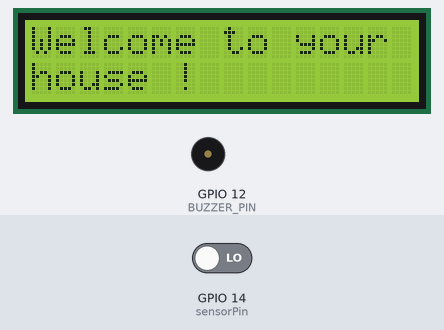
The program below on a simulated ESP32. On the bench: 16×2 character LCD, buzzer (waves = sounding). The inputs (shaded band) are chosen by the test bench; at power-on: GPIO 14 (sensorPin) LOW. WiFi joins after 1.5 s; servers stay silent unless stated; random numbers use the default seed unless the program sets one; no MQTT or app messages arrive unless stated; what the program prints to the serial monitor is not drawn.

Above: at 5.6 s.
5.7 s: GPIO 14 (sensorPin) driven HIGH
At 13.8 s:
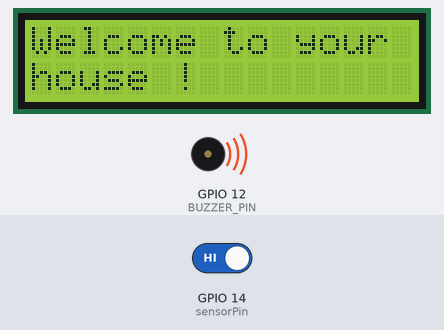
Timing chart, 0 to 19.3 s (numbered marks = the images above; inputs shaded):
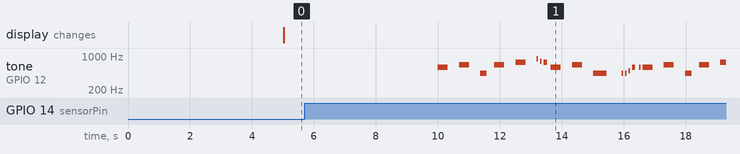

The program:

main.cpp
```cpp
#include <Arduino.h>

// LCD
#include <LiquidCrystal_PCF8574.h>
#include <Wire.h>

// DHT11
#include <Adafruit_Sensor.h>
#include <DHT.h>
#include <DHT_U.h>

// Wifi / MQTT
#include <WiFi.h>
#include <PubSubClient.h>

// Tone
#include <Tone32.h>

// DHT 11 PIN
#define DHTPIN 13 // Digital pin connected to the DHT sensor

// Define DHT Type
#define DHTTYPE DHT11 // DHT 11

// Define Tone PIN
#define BUZZER_PIN 12
#define BUZZER_CHANNEL 0
// Motion Sensor PIN
int sensorPin = 14;

//LCD
const int PIN_SCL = 32;
const int PIN_SDA = 33;
LiquidCrystal_PCF8574 lcd(0x27); // set the LCD address to 0x27 for a 16 chars and 2 line display
int show = -1;
bool home = true;

DHT_Unified dht(DHTPIN, DHTTYPE);
uint32_t delayMS;
float temp = 0;
float hum = 0;

// MQTT
const char *mqtt_server = "test.mosquitto.org";
const char *topicSensorDht11Temp = "YNOV/BDX/DHT11/24:62:AB:FD:C8:18/TEMP";
const char *topicSensorDht11Hum = "YNOV/BDX/DHT11/24:62:AB:FD:C8:18/HUM";
const char *topicMovementDectector = "YNOV/BDX/DHT11/24:62:AB:FD:C8:18/DETECTOR";

// Wifi
const char *ssid = "Non Mais Oh ca va pas ";
const char *password = "*************";
WiFiClient espClient;
PubSubClient client(espClient);

// Timer
unsigned long previousMillisEcran = 0;
unsigned long previousMillisMqtt = 0;
unsigned long previousMillisPing = 0;
unsigned long previousMillisSensor = 0;
int cpt = 0;

bool played = false;

int tempo = 250;

int melody[] = {
    NOTE_D5, -4, NOTE_E5, -4, NOTE_A4, 4, //1
    NOTE_E5, -4, NOTE_FS5, -4, NOTE_A5, 16, NOTE_G5, 16, NOTE_FS5, 8,
    NOTE_D5, -4, NOTE_E5, -4, NOTE_A4, 2,
    NOTE_A4, 16, NOTE_A4, 16, NOTE_B4, 16, NOTE_D5, 8, NOTE_D5, 16,
    NOTE_D5, -4, NOTE_E5, -4, NOTE_A4, 4, //repeat from 1
    NOTE_E5, -4, NOTE_FS5, -4, NOTE_A5, 16, NOTE_G5, 16, NOTE_FS5, 8,
    NOTE_D5, -4, NOTE_E5, -4, NOTE_A4, 2,
    NOTE_A4, 16, NOTE_A4, 16, NOTE_B4, 16, NOTE_D5, 8, NOTE_D5, 16,
    REST, 4, NOTE_B4, 8, NOTE_CS5, 8, NOTE_D5, 8, NOTE_D5, 8, NOTE_E5, 8, NOTE_CS5, -8,
    NOTE_B4, 16, NOTE_A4, 2, REST, 4,

    REST, 8, NOTE_B4, 8, NOTE_B4, 8, NOTE_CS5, 8, NOTE_D5, 8, NOTE_B4, 4, NOTE_A4, 8, //7
    NOTE_A5, 8, REST, 8, NOTE_A5, 8, NOTE_E5, -4, REST, 4,
    NOTE_B4, 8, NOTE_B4, 8, NOTE_CS5, 8, NOTE_D5, 8, NOTE_B4, 8, NOTE_D5, 8, NOTE_E5, 8, REST, 8,
    REST, 8, NOTE_CS5, 8, NOTE_B4, 8, NOTE_A4, -4, REST, 4,
    REST, 8, NOTE_B4, 8, NOTE_B4, 8, NOTE_CS5, 8, NOTE_D5, 8, NOTE_B4, 8, NOTE_A4, 4,
    NOTE_E5, 8, NOTE_E5, 8, NOTE_E5, 8, NOTE_FS5, 8, NOTE_E5, 4, REST, 4,

    NOTE_D5, 2, NOTE_E5, 8, NOTE_FS5, 8, NOTE_D5, 8, //13
    NOTE_E5, 8, NOTE_E5, 8, NOTE_E5, 8, NOTE_FS5, 8, NOTE_E5, 4, NOTE_A4, 4,
    REST, 2, NOTE_B4, 8, NOTE_CS5, 8, NOTE_D5, 8, NOTE_B4, 8,
    REST, 8, NOTE_E5, 8, NOTE_FS5, 8, NOTE_E5, -4, NOTE_A4, 16, NOTE_B4, 16, NOTE_D5, 16, NOTE_B4, 16,
    NOTE_FS5, -8, NOTE_FS5, -8, NOTE_E5, -4, NOTE_A4, 16, NOTE_B4, 16, NOTE_D5, 16, NOTE_B4, 16,

    NOTE_E5, -8, NOTE_E5, -8, NOTE_D5, -8, NOTE_CS5, 16, NOTE_B4, -8, NOTE_A4, 16, NOTE_B4, 16, NOTE_D5, 16, NOTE_B4, 16, //18
    NOTE_D5, 4, NOTE_E5, 8, NOTE_CS5, -8, NOTE_B4, 16, NOTE_A4, 8, NOTE_A4, 8, NOTE_A4, 8,
    NOTE_E5, 4, NOTE_D5, 2, NOTE_A4, 16, NOTE_B4, 16, NOTE_D5, 16, NOTE_B4, 16,
    NOTE_FS5, -8, NOTE_FS5, -8, NOTE_E5, -4, NOTE_A4, 16, NOTE_B4, 16, NOTE_D5, 16, NOTE_B4, 16,
    NOTE_A5, 4, NOTE_CS5, 8, NOTE_D5, -8, NOTE_CS5, 16, NOTE_B4, 8, NOTE_A4, 16, NOTE_B4, 16, NOTE_D5, 16, NOTE_B4, 16,

    NOTE_D5, 4, NOTE_E5, 8, NOTE_CS5, -8, NOTE_B4, 16, NOTE_A4, 4, NOTE_A4, 8, //23
    NOTE_E5, 4, NOTE_D5, 2, REST, 4,
    REST, 8, NOTE_B4, 8, NOTE_D5, 8, NOTE_B4, 8, NOTE_D5, 8, NOTE_E5, 4, REST, 8,
    REST, 8, NOTE_CS5, 8, NOTE_B4, 8, NOTE_A4, -4, REST, 4,
    REST, 8, NOTE_B4, 8, NOTE_B4, 8, NOTE_CS5, 8, NOTE_D5, 8, NOTE_B4, 8, NOTE_A4, 4,
    REST, 8, NOTE_A5, 8, NOTE_A5, 8, NOTE_E5, 8, NOTE_FS5, 8, NOTE_E5, 8, NOTE_D5, 8,

    REST, 8, NOTE_A4, 8, NOTE_B4, 8, NOTE_CS5, 8, NOTE_D5, 8, NOTE_B4, 8, //29
    REST, 8, NOTE_CS5, 8, NOTE_B4, 8, NOTE_A4, -4, REST, 4,
    NOTE_B4, 8, NOTE_B4, 8, NOTE_CS5, 8, NOTE_D5, 8, NOTE_B4, 8, NOTE_A4, 4, REST, 8,
    REST, 8, NOTE_E5, 8, NOTE_E5, 8, NOTE_FS5, 4, NOTE_E5, -4,
    NOTE_D5, 2, NOTE_D5, 8, NOTE_E5, 8, NOTE_FS5, 8, NOTE_E5, 4,
    NOTE_E5, 8, NOTE_E5, 8, NOTE_FS5, 8, NOTE_E5, 8, NOTE_A4, 8, NOTE_A4, 4,

    REST, -4, NOTE_A4, 8, NOTE_B4, 8, NOTE_CS5, 8, NOTE_D5, 8, NOTE_B4, 8, //35
    REST, 8, NOTE_E5, 8, NOTE_FS5, 8, NOTE_E5, -4, NOTE_A4, 16, NOTE_B4, 16, NOTE_D5, 16, NOTE_B4, 16,
    NOTE_FS5, -8, NOTE_FS5, -8, NOTE_E5, -4, NOTE_A4, 16, NOTE_B4, 16, NOTE_D5, 16, NOTE_B4, 16,
    NOTE_E5, -8, NOTE_E5, -8, NOTE_D5, -8, NOTE_CS5, 16, NOTE_B4, 8, NOTE_A4, 16, NOTE_B4, 16, NOTE_D5, 16, NOTE_B4, 16,
    NOTE_D5, 4, NOTE_E5, 8, NOTE_CS5, -8, NOTE_B4, 16, NOTE_A4, 4, NOTE_A4, 8,

    NOTE_E5, 4, NOTE_D5, 2, NOTE_A4, 16, NOTE_B4, 16, NOTE_D5, 16, NOTE_B4, 16, //40
    NOTE_FS5, -8, NOTE_FS5, -8, NOTE_E5, -4, NOTE_A4, 16, NOTE_B4, 16, NOTE_D5, 16, NOTE_B4, 16,
    NOTE_A5, 4, NOTE_CS5, 8, NOTE_D5, -8, NOTE_CS5, 16, NOTE_B4, 8, NOTE_A4, 16, NOTE_B4, 16, NOTE_D5, 16, NOTE_B4, 16,
    NOTE_D5, 4, NOTE_E5, 8, NOTE_CS5, -8, NOTE_B4, 16, NOTE_A4, 4, NOTE_A4, 8,
    NOTE_E5, 4, NOTE_D5, 2, NOTE_A4, 16, NOTE_B4, 16, NOTE_D5, 16, NOTE_B4, 16,

    NOTE_FS5, -8, NOTE_FS5, -8, NOTE_E5, -4, NOTE_A4, 16, NOTE_B4, 16, NOTE_D5, 16, NOTE_B4, 16, //45
    NOTE_A5, 4, NOTE_CS5, 8, NOTE_D5, -8, NOTE_CS5, 16, NOTE_B4, 8, NOTE_A4, 16, NOTE_B4, 16, NOTE_D5, 16, NOTE_B4, 16,
    NOTE_D5, 4, NOTE_E5, 8, NOTE_CS5, -8, NOTE_B4, 16, NOTE_A4, 4, NOTE_A4, 8,
    NOTE_E5, 4, NOTE_D5, 2, NOTE_A4, 16, NOTE_B4, 16, NOTE_D5, 16, NOTE_B4, 16,
    NOTE_FS5, -8, NOTE_FS5, -8, NOTE_E5, -4, NOTE_A4, 16, NOTE_B4, 16, NOTE_D5, 16, NOTE_B4, 16, //45

    NOTE_A5, 4, NOTE_CS5, 8, NOTE_D5, -8, NOTE_CS5, 16, NOTE_B4, 8, NOTE_A4, 16, NOTE_B4, 16, NOTE_D5, 16, NOTE_B4, 16,
    NOTE_D5, 4, NOTE_E5, 8, NOTE_CS5, -8, NOTE_B4, 16, NOTE_A4, 4, NOTE_A4, 8,

    NOTE_E5, 4, NOTE_D5, 2, REST, 4};

// sizeof gives the number of bytes, each int value is composed of two bytes (16 bits)
// there are two values per note (pitch and duration), so for each note there are four bytes
int notes = sizeof(melody) / sizeof(melody[0]) / 2;

// this calculates the duration of a whole note in ms
int wholenote = (60000 * 4) / tempo;

int divider = 0, noteDuration = 0;

void play()
{
  for (int thisNote = 0; thisNote < notes * 2; thisNote = thisNote + 2)
  {

    // calculates the duration of each note
    divider = melody[thisNote + 1];
    if (divider > 0)
    {
      // regular note, just proceed
      noteDuration = (wholenote) / divider;
    }
    else if (divider < 0)
    {
      // dotted notes are represented with negative durations!!
      noteDuration = (wholenote) / abs(divider);
      noteDuration *= 1.5; // increases the duration in half for dotted notes
    }

    // we only play the note for 90% of the duration, leaving 10% as a pause
    tone(BUZZER_PIN, melody[thisNote], noteDuration * 0.9, BUZZER_CHANNEL);

    // Wait for the specief duration before playing the next note.
    delay(noteDuration);

    // stop the waveform generation before the next note.
    noTone(BUZZER_PIN, BUZZER_CHANNEL);
  }
}

void setup_wifi()
{
  delay(100);
  // We start by connecting to a WiFi network
  Serial.println();
  Serial.print("Connecting to ");
  Serial.println(ssid);

  WiFi.begin(ssid, password);

  while (WiFi.status() != WL_CONNECTED)
  {
    delay(500);
    Serial.print(".");
  }

  Serial.println("");
  Serial.println("WiFi connected");
  Serial.println("IP address: ");
  Serial.println(WiFi.localIP());
}

void mqttReconnect()
{
  // Loop until we're reconnected
  while (!client.connected())
  {
    Serial.println("Attempting MQTT connection...");
    // Precise client id name and add a random string
    String clientId = "ESP3266-YNOV-";
    clientId += String(random(0xffff), HEX);
    // Attempt to connect
    Serial.print("Client : " + clientId);
    if (client.connect(clientId.c_str()))
    {
      Serial.println(" [connected]");
    }
    else
    {
      Serial.print("failed, rc=");
      Serial.print(client.state());
      Serial.println(" try again in 5 seconds");
      // Wait 5 seconds before retrying
      delay(5000);
    }
  }
}

void mqttCallback(char *topic, byte *payload, unsigned int length)
{
  Serial.print("Message arrived [");
  Serial.print(topic);
  Serial.print("] ");
  for (int i = 0; i < length; i++)
  {
    Serial.print((char)payload[i]);
  }
  Serial.println();
}

void mqttInit()
{
  client.setServer(mqtt_server, 1883);
  client.setCallback(mqttCallback);
}

void mqttSubscribe()
{
  client.subscribe(topicSensorDht11Temp);
  client.subscribe(topicSensorDht11Hum);
}

///////////////////////////////////////////////////////////
/////////////////// SET UP ////////////////////////////////
///////////////////////////////////////////////////////////

void setup()
{
  int error;
  Serial.begin(115200);
  // Initialize device.
  dht.begin();
  Serial.println(F("DHTxx Unified Sensor Example"));
  Serial.println("LCD...");

  pinMode(sensorPin, INPUT);

  while (!Serial)
    ;
  Serial.println("Dose: check for LCD");
  Wire.begin(PIN_SDA, PIN_SCL);
  Wire.beginTransmission(0x27);
  error = Wire.endTransmission();
  if (error == 0)
  {
    Serial.println(": LCD found.");
    show = 0;
    lcd.begin(16, 2); // initialize the lcd
  }
  else
  {
    Serial.println(": LCD not found.");
  } // if

  // Print temperature sensor details.
  sensor_t sensor;
  delayMS = sensor.min_delay / 1000;
  Serial.println(delayMS);

  // Setup Wifi Connection
  delay(2000);
  Serial.println("Setup start");
  setup_wifi();
  Serial.println("\nConnected, IP address: ");
  Serial.println(WiFi.localIP());
  Serial.println(WiFi.macAddress());
  Serial.println("Setup End");

  // Set up MQTT Connection
  mqttInit();
}

///////////////////////////////////////////////////////////
/////////////////// LOOP //////////////////////////////////
///////////////////////////////////////////////////////////

void loop()
{
  mqttReconnect();
  client.loop();

  // if (millis() - previousMillisPing >= 5000)
  // {
  //   client.publish("YNOV/BDX", "Ping");
  //   previousMillisPing = millis();
  // }

  if (millis() - previousMillisSensor >= 5000)
  {
    if (digitalRead(sensorPin) == HIGH)
    {
      cpt = cpt + 5;
      Serial.println("mouvement detecte");
      Serial.println(cpt);
      played = true;
    }
    else
    {
      cpt = 0;
      played = false;
    }
    if (digitalRead(sensorPin) == HIGH && played)
    {
      play();
    }

    previousMillisSensor = millis();
  }

  if (millis() - previousMillisEcran >= 5000)
  {
    if (home)
    {
      lcd.setBacklight(255);
      lcd.home();
      lcd.clear();
      lcd.setCursor(0, 0);
      lcd.print("Welcome to your");
      lcd.setCursor(0, 1);
      lcd.print("house !");
      home = false;
    }
    else
    {
      // Delay between measurements.
      // delay(delayMS);

      // Create Event sensor
      sensors_event_t event;

      dht.temperature().getEvent(&event);
      if (isnan(event.temperature))
      {
        Serial.println(F("Error reading temperature!"));
      }
      else
      {
        temp = event.temperature;
        Serial.print(F("Temperature: "));
        Serial.print(event.temperature);
        Serial.println(F("°C"));
      }

      // Get humidity event and print its value.
      dht.humidity().getEvent(&event);
      if (isnan(event.relative_humidity))
      {
        Serial.println(F("Error reading humidity!"));
      }
      else
      {
        hum = event.relative_humidity;
        Serial.print(F("Humidity: "));
        Serial.print(event.relative_humidity);
        Serial.println(F("%"));
      }

      lcd.clear();
      lcd.setCursor(0, 0);
      lcd.print("Temp:");
      lcd.print(temp);
      lcd.print("C");
      lcd.setCursor(0, 1);
      lcd.print("Humidite:");
      lcd.print(hum);
      lcd.print("%");
    }

    previousMillisEcran = millis();
  }

  if (millis() - previousMillisMqtt >= 10000)
  {
    // Creation des variables
    char temp_msg[10], hum_msg[10];

    sprintf(temp_msg, "%.2f", temp);
    sprintf(hum_msg, "%.2f", hum);

    if (client.connected())
    {
      client.publish(topicSensorDht11Temp, temp_msg);
      client.publish(topicSensorDht11Hum, hum_msg);
      Serial.println("Published");
    }
    // mqtt(topicSensorDht11Temp, temp_msg);
    // mqtt(topicSensorDht11Hum, hum_msg);

    previousMillisMqtt = millis();
  }
}
```

Measured:
- after the input at 5.7 s, tone on GPIO 12 (BUZZER_PIN): plays 587 Hz for 0.32 s, 659 Hz for 0.32 s, 440 Hz for 0.22 s, 659 Hz for 0.32 s, 740 Hz for 0.32 s, 880 Hz for 0.05 s … (21 notes in this stretch), starting after 4.3 s
